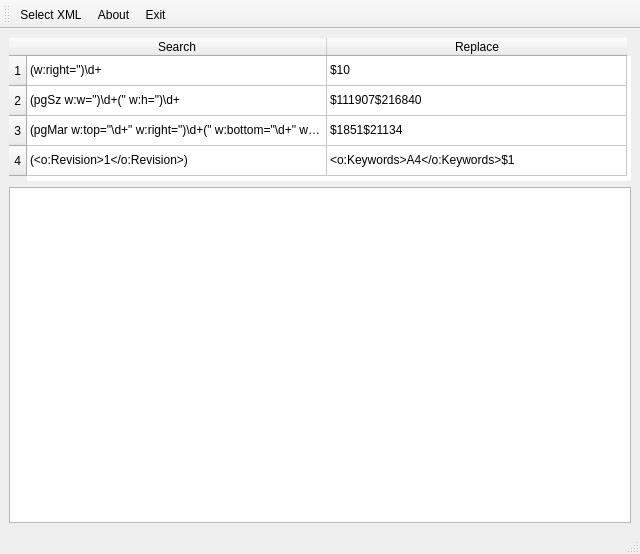
<?xml version="1.0" encoding="UTF-8"?>
<ui version="4.0">
 <class>MainWindow</class>
 <widget class="QMainWindow" name="MainWindow">
  <property name="geometry">
   <rect>
    <x>0</x>
    <y>0</y>
    <width>640</width>
    <height>554</height>
   </rect>
  </property>
  <property name="windowTitle">
   <string>MainWindow</string>
  </property>
  <widget class="QWidget" name="centralwidget">
   <layout class="QVBoxLayout" name="verticalLayout">
    <item>
     <widget class="QTableWidget" name="tableWidget">
      <property name="maximumSize">
       <size>
        <width>16777215</width>
        <height>143</height>
       </size>
      </property>
      <property name="frameShape">
       <enum>QFrame::NoFrame</enum>
      </property>
      <property name="sizeAdjustPolicy">
       <enum>QAbstractScrollArea::AdjustToContents</enum>
      </property>
      <property name="editTriggers">
       <set>QAbstractItemView::NoEditTriggers</set>
      </property>
      <property name="wordWrap">
       <bool>false</bool>
      </property>
      <attribute name="horizontalHeaderDefaultSectionSize">
       <number>300</number>
      </attribute>
      <row>
       <property name="text">
        <string> 1 </string>
       </property>
      </row>
      <row>
       <property name="text">
        <string> 2 </string>
       </property>
      </row>
      <row>
       <property name="text">
        <string> 3 </string>
       </property>
      </row>
      <row>
       <property name="text">
        <string> 4 </string>
       </property>
      </row>
      <column>
       <property name="text">
        <string>Search</string>
       </property>
      </column>
      <column>
       <property name="text">
        <string>Replace</string>
       </property>
      </column>
      <item row="0" column="0">
       <property name="text">
        <string>(w:right=&quot;)\d+</string>
       </property>
      </item>
      <item row="0" column="1">
       <property name="text">
        <string>$10</string>
       </property>
      </item>
      <item row="1" column="0">
       <property name="text">
        <string>(pgSz w:w=&quot;)\d+(&quot; w:h=&quot;)\d+</string>
       </property>
      </item>
      <item row="1" column="1">
       <property name="text">
        <string>$111907$216840</string>
       </property>
      </item>
      <item row="2" column="0">
       <property name="text">
        <string>(pgMar w:top=&quot;\d+&quot; w:right=&quot;)\d+(&quot; w:bottom=&quot;\d+&quot; w:left=&quot;)\d+</string>
       </property>
      </item>
      <item row="2" column="1">
       <property name="text">
        <string>$1851$21134</string>
       </property>
      </item>
      <item row="3" column="0">
       <property name="text">
        <string>(&lt;o:Revision&gt;1&lt;/o:Revision&gt;)</string>
       </property>
      </item>
      <item row="3" column="1">
       <property name="text">
        <string>&lt;o:Keywords&gt;A4&lt;/o:Keywords&gt;$1</string>
       </property>
      </item>
     </widget>
    </item>
    <item>
     <widget class="QListWidget" name="listWidget"/>
    </item>
   </layout>
  </widget>
  <widget class="QStatusBar" name="statusbar"/>
  <widget class="QMenuBar" name="menubar">
   <property name="geometry">
    <rect>
     <x>0</x>
     <y>0</y>
     <width>640</width>
     <height>22</height>
    </rect>
   </property>
  </widget>
  <widget class="QToolBar" name="toolBar">
   <property name="windowTitle">
    <string>toolBar</string>
   </property>
   <attribute name="toolBarArea">
    <enum>TopToolBarArea</enum>
   </attribute>
   <attribute name="toolBarBreak">
    <bool>false</bool>
   </attribute>
   <addaction name="action_BrowseXML"/>
   <addaction name="action_About"/>
   <addaction name="action_Exit"/>
  </widget>
  <action name="action_Exit">
   <property name="text">
    <string>E&amp;xit</string>
   </property>
   <property name="statusTip">
    <string>Exit App</string>
   </property>
   <property name="shortcut">
    <string>F10</string>
   </property>
   <property name="menuRole">
    <enum>QAction::QuitRole</enum>
   </property>
   <property name="priority">
    <enum>QAction::NormalPriority</enum>
   </property>
  </action>
  <action name="action_About">
   <property name="text">
    <string>&amp;About</string>
   </property>
   <property name="statusTip">
    <string>About App</string>
   </property>
   <property name="menuRole">
    <enum>QAction::AboutRole</enum>
   </property>
  </action>
  <action name="action_BrowseXML">
   <property name="text">
    <string>S&amp;elect XML</string>
   </property>
   <property name="statusTip">
    <string>Open and Save XML</string>
   </property>
   <property name="shortcut">
    <string>F2</string>
   </property>
  </action>
 </widget>
 <resources/>
 <connections/>
</ui>
